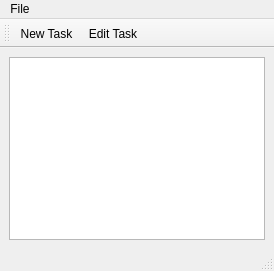
<?xml version="1.0" encoding="UTF-8"?>
<ui version="4.0">
 <class>MainWindow</class>
 <widget class="QMainWindow" name="MainWindow">
  <property name="geometry">
   <rect>
    <x>0</x>
    <y>0</y>
    <width>274</width>
    <height>271</height>
   </rect>
  </property>
  <property name="windowTitle">
   <string>MainWindow</string>
  </property>
  <property name="windowIcon">
   <iconset resource="resource.qrc">
    <normaloff>:/diary</normaloff>:/diary</iconset>
  </property>
  <widget class="QWidget" name="centralWidget">
   <layout class="QVBoxLayout" name="verticalLayout">
    <item>
     <widget class="QListView" name="listView"/>
    </item>
   </layout>
  </widget>
  <widget class="QMenuBar" name="menuBar">
   <property name="geometry">
    <rect>
     <x>0</x>
     <y>0</y>
     <width>274</width>
     <height>22</height>
    </rect>
   </property>
   <widget class="QMenu" name="menuFile">
    <property name="title">
     <string>File</string>
    </property>
    <addaction name="actionNew_Task"/>
    <addaction name="actionEdit_Task"/>
   </widget>
   <addaction name="menuFile"/>
  </widget>
  <widget class="QToolBar" name="toolBar">
   <property name="windowTitle">
    <string>toolBar</string>
   </property>
   <attribute name="toolBarArea">
    <enum>TopToolBarArea</enum>
   </attribute>
   <attribute name="toolBarBreak">
    <bool>false</bool>
   </attribute>
   <addaction name="actionNew_Task"/>
   <addaction name="actionEdit_Task"/>
  </widget>
  <widget class="QStatusBar" name="statusBar"/>
  <action name="actionNew_Task">
   <property name="icon">
    <iconset resource="resource.qrc">
     <normaloff>:/add</normaloff>:/add</iconset>
   </property>
   <property name="text">
    <string>New Task</string>
   </property>
  </action>
  <action name="actionEdit_Task">
   <property name="icon">
    <iconset resource="resource.qrc">
     <normaloff>:/edit</normaloff>:/edit</iconset>
   </property>
   <property name="text">
    <string>Edit Task</string>
   </property>
  </action>
 </widget>
 <resources>
  <include location="resource.qrc"/>
 </resources>
 <connections/>
</ui>
